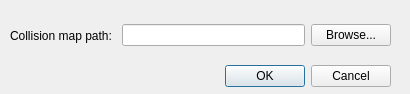
<?xml version="1.0" encoding="UTF-8"?>
<ui version="4.0">
 <class>DlgSetColMap</class>
 <widget class="QDialog" name="DlgSetColMap">
  <property name="geometry">
   <rect>
    <x>0</x>
    <y>0</y>
    <width>410</width>
    <height>94</height>
   </rect>
  </property>
  <property name="windowTitle">
   <string>Set collision map</string>
  </property>
  <widget class="QDialogButtonBox" name="buttonBox">
   <property name="geometry">
    <rect>
     <x>10</x>
     <y>60</y>
     <width>381</width>
     <height>32</height>
    </rect>
   </property>
   <property name="orientation">
    <enum>Qt::Horizontal</enum>
   </property>
   <property name="standardButtons">
    <set>QDialogButtonBox::Cancel|QDialogButtonBox::Ok</set>
   </property>
  </widget>
  <widget class="QWidget" name="layoutWidget">
   <property name="geometry">
    <rect>
     <x>10</x>
     <y>20</y>
     <width>381</width>
     <height>31</height>
    </rect>
   </property>
   <layout class="QHBoxLayout" name="horizontalLayout">
    <item>
     <widget class="QLabel" name="label">
      <property name="text">
       <string>Collision map path: </string>
      </property>
     </widget>
    </item>
    <item>
     <widget class="QLineEdit" name="leColmap">
      <property name="readOnly">
       <bool>true</bool>
      </property>
     </widget>
    </item>
    <item>
     <widget class="QPushButton" name="btnBrowse">
      <property name="text">
       <string>Browse...</string>
      </property>
     </widget>
    </item>
   </layout>
  </widget>
 </widget>
 <resources/>
 <connections>
  <connection>
   <sender>buttonBox</sender>
   <signal>accepted()</signal>
   <receiver>DlgSetColMap</receiver>
   <slot>accept()</slot>
   <hints>
    <hint type="sourcelabel">
     <x>248</x>
     <y>254</y>
    </hint>
    <hint type="destinationlabel">
     <x>157</x>
     <y>274</y>
    </hint>
   </hints>
  </connection>
  <connection>
   <sender>buttonBox</sender>
   <signal>rejected()</signal>
   <receiver>DlgSetColMap</receiver>
   <slot>reject()</slot>
   <hints>
    <hint type="sourcelabel">
     <x>316</x>
     <y>260</y>
    </hint>
    <hint type="destinationlabel">
     <x>286</x>
     <y>274</y>
    </hint>
   </hints>
  </connection>
 </connections>
</ui>
